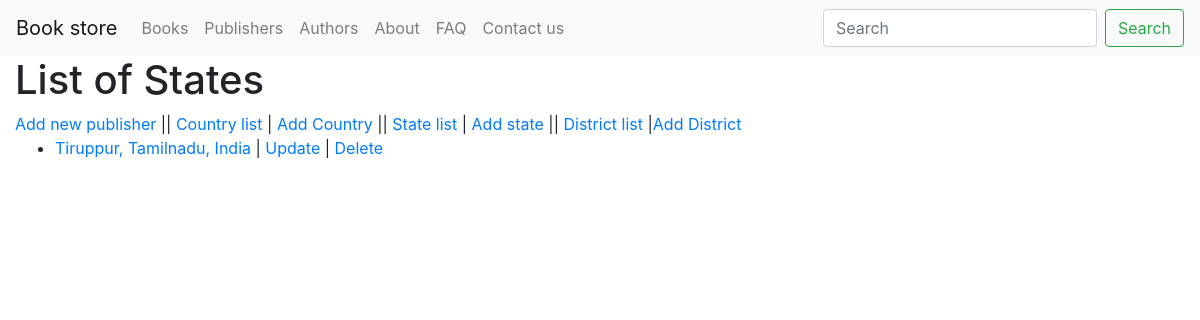
The page /publisher/district/all/ on the database as committed earlier.
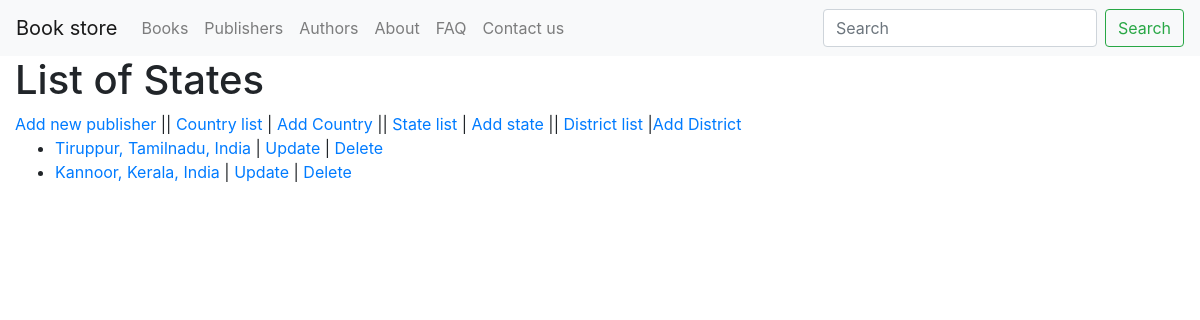
The same page on the database as committed later.
### publisher/models.py (models this page shows, shortened)
class District(models.Model):
    state = models.ForeignKey(State, related_name='districtState', on_delete=models.CASCADE, null=True, blank=True)
    district = models.CharField(max_length = 100)
    slug = AutoSlugField(unique = True, populate_from='district', db_index=True, editable = True, null=True, blank=True)
    class Meta:
        pass
    def __str__(self):
        return f"{self.district}, {self.state}"
    def get_absolute_url(self):
        return reverse("publisher:district_detail", args=[str(self.slug)])
    def get_update_url(self):
        return reverse("publisher:district_update", args=[str(self.slug)])

class State(models.Model):
    country = models.ForeignKey(Country, related_name='stateCountry', on_delete=models.CASCADE, null=True, blank=True)
    state = models.CharField(max_length = 100)
    slug = AutoSlugField(unique = True, populate_from='state', db_index=True, editable = True, null=True, blank=True)
    class Meta:
        pass
    def __str__(self):
        return f"{self.state}, {self.country}"

class Country(models.Model):
    name = models.CharField(max_length = 100)
    code = models.CharField(max_length = 100, null=True, blank=True)
    phone_code = models.CharField(max_length = 100, null=True, blank=True)
    currency_code = models.CharField(max_length = 100, null=True, blank=True)
    currency_symbol = models.CharField(max_length = 100, null=True, blank=True)
    slug = AutoSlugField(unique = True, populate_from='name', db_index=True, editable = True, null=True, blank=True)
    class Meta:
        verbose_name = "Country"
        verbose_name_plural = "Countries"
    def __str__(self):
        return self.name

### publisher/views.py (the view)
# urls.py: path('district/all/', DistrictListView.as_view(), name='district_list'),
class DistrictListView(ListView):
    model = District
    context_object_name = 'district_list'
    template_name = 'district/district_list.html'

### templates/district/district_list.html
{% extends "base.html" %}
{% block content %}
<h1>List of States</h1>
<a href="{% url 'publisher:publisher_create' %}">Add new publisher</a> ||
<a href="{% url 'publisher:country_list' %}">Country list</a> |  <a href="{% url 'publisher:country_create' %}">Add Country</a> ||
<a href="{% url 'publisher:state_list' %}">State list</a>  |  <a href="{% url 'publisher:state_create' %}">Add state</a> ||
<a href="{% url 'publisher:district_list' %}">District list</a> |<a href="{% url 'publisher:district_create' %}">Add District</a> <br>
    {% if district_list %}
    <ul>
      {% for district in district_list %}
      <li>
        <a href="{{ district.get_absolute_url }}">{{ district }}</a> | <a href="{{ district.get_update_url }}">Update</a> | <a href="{% url 'publisher:district_delete' district.slug %}">Delete</a>
      </li>
      {% endfor %}
    </ul>
    {% else %}
      <p>There are no publishers</p>
    {% endif %}
{% endblock %}

Rows that differ between the two databases and show on the page:
added District: district+state "Kannoor, Kerala, India"
